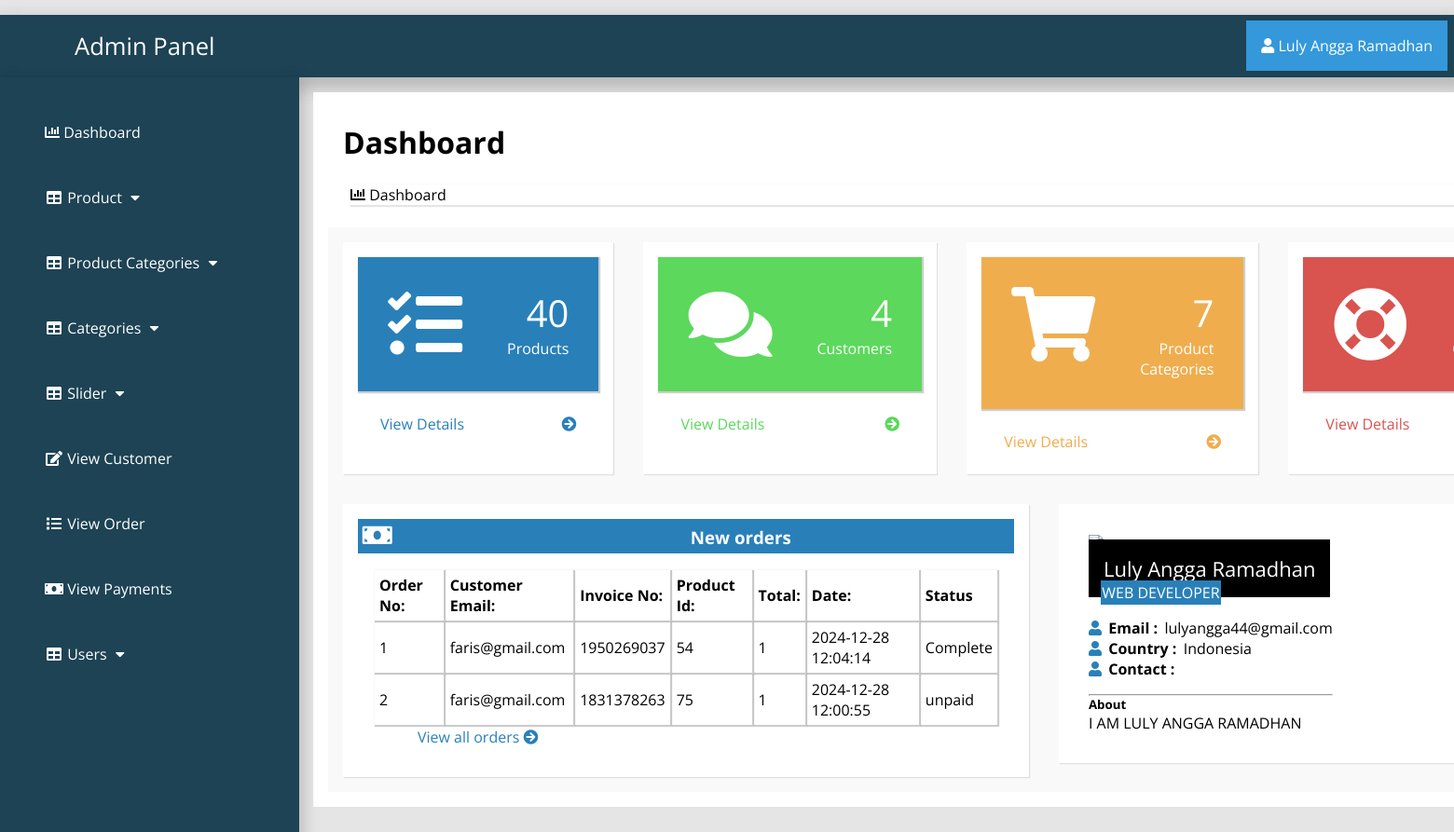
The page /admin_area/index.php?dashboard (signed in) on the database its author committed.
### tables this page shows
CREATE TABLE `customer_order` (
  `order_id` int(10) NOT NULL,
  `customer_id` int(10) NOT NULL,
  `product_id` int(100) NOT NULL,
  `due_amount` int(100) NOT NULL,
  `invoice_no` int(100) NOT NULL,
  `qty` int(10) NOT NULL,
  `size` text NOT NULL,
  `order_date` timestamp NOT NULL DEFAULT current_timestamp() ON UPDATE current_timestamp(),
  `order_status` text NOT NULL
);

CREATE TABLE `customers` (
  `customer_id` int(100) NOT NULL,
  `customer_name` varchar(255) NOT NULL,
  `customer_email` varchar(255) NOT NULL,
  `customer_pass` varchar(255) NOT NULL,
  `customer_country` text NOT NULL,
  `customer_city` text NOT NULL,
  `customer_contact` varchar(255) NOT NULL,
  `customer_address` text NOT NULL,
  `customer_image` text NOT NULL,
  `customer_ip` varchar(255) NOT NULL
);

### admin_area/dashboard.php (the view, shortened to what this page needs)
<?php
if (!isset($_SESSION['admin_email'])){
  echo "<script>window.open('login.php','_self')</script>";
  }else{
?>
<div class="row">
<div class="col-lg-12">
	<h1 class="page-header">Dashboard</h1>
	<ol class="breadcrumb">
		<li class="active"><i class="fa fa-bar-chart"></i> Dashboard </li>
	</ol>
  </div>
 <div class="row1">
 	<div class="col-lg-3 col-md-6">
 		<div class="panel panel-primary">
 			<div class="panel-heading">
 				<div class="row2">
 					<div class="col-xs-3">
 						<i class="fa fa-tasks fa-5x"></i>
 					</div>
 					<div class="col-xs-9 text-right">
 						<div class="huge"> <?php echo $count_pro ?> </div>
 						<div>Products</div>
 					</div>
 				</div>
 			</div>
 			<a href="index.php?view_product">
 				<div class="panel-footer">
 					<span class="pull-left"> View Details </span>
 					<span class="pull-right"> <i class="fa fa-arrow-circle-right"> </i></span>
 				</div>
 			</a>
 		</div>
 	</div>
 	<div class="col-lg-3 col-md-6">
 		<div class="panel panel-green">
 			<div class="panel-heading">
 				<div class="row2">
 					<div class="col-xs-3">
 						<i class="fa fa-comments fa-5x"></i>
 					</div>
 					<div class="col-xs-9 text-right">
 						<div class="huge"> <?php echo $count_cust ?> </div>
 						<div>Customers </div>
 					</div>
 				</div>
 			</div>
 			<a href="index.php?view_customer">
 				<div class="panel-footer">
 					<span class="pull-left"> View Details </span>
 					<span class="pull-right"> <i class="fa fa-arrow-circle-right"></i> </span>
 				</div>
 			</a>
 		</div>
 	</div>
 	<div class="col-lg-3 col-md-6">
 		<div class="panel panel-yellow">
 			<div class="panel-heading">
 				<div class="row2">
 					<div class="col-xs-3"> <i class="fa fa-shopping-cart fa-5x"></i>
 					</div>
 					<div class="col-xs-9 text-right">
 						<div class="huge"> <?php echo $count_p_cat ?> </div>
 						<div>Product Categories</div>
 					</div>
 				</div>
 			</div>
 			<a href="index.php?view_product_cat">
 				<div class="panel-footer">
 					<span class="pull-left"> View Details </span>
 					<span class="pull-right"> <i class="fa fa-arrow-circle-right"></i> </span>
 				</div>
 			</a>
 		</div>
 	</div>
 	<div class="col-lg-3 col-md-6">
 		<div class="panel panel-red">
 			<div class="panel-heading">
 				<div class="row2">
 					<div class="col-xs-3"><i class="fa fa-support fa-5x"></i>
 			</div>
 		</div>
 	</div>
 	<a href="index.php?view_order">
 		<div class="panel-footer">
 					<span class="pull-left"> View Details </span>
 				</div>
 	</a>
 </div>
</div>
</div>
<div class="row1">
	<div class="col-lg-8">
		<div class="panel panel-primary">
			<div class="panel-heading">
				<h3 class="panel-title">
					<i class="fa fa-money fa-fw"></i> New orders
				</h3>
			</div>
			<div class="panel-body">
				<div class="table-responsive">
					<table class="table table-bordered table-hover table-striped">
						<thead>
							<tr>
								<th>Order No:</th>
								<th>Customer Email:</th>
								<th>Invoice No:</th>
								<th>Product Id:</th>
								<th>Total:</th>
								<th>Date:</th>
								<th>Status</th>
							</tr>
						</thead>
						<tbody>
							<?php
                              $i=0;
                              $get_order="select * from customer_order order by 1 DESC LIMIT 0,5";
                              $run_order=mysqli_query($con,$get_order);
                              while ($row_order=mysqli_fetch_array($run_order)) {
                              	  $customer_id=$row_order['customer_id'];
                              	  $product_id=$row_order['product_id'];
                              	  $invoice_no=$row_order['invoice_no'];
                              	  $qty=$row_order['qty'];
                              	  $size=$row_order['order_date'];
                              	  $status=$row_order['order_status'];
                                $i++;
							  ?>
							<tr>
								<td><?php echo $i ?></td>
								<td>
									<?php
								$get_cust="select * from customers where customer_id='$customer_id'";
								$run_cust=mysqli_query($con,$get_cust);
								$row_customer=mysqli_fetch_array($run_cust);
								$customer_email=$row_customer['customer_email'];
								echo $customer_email;
								?>
								</td>
								<td><?php echo $invoice_no; ?></td>
								<td><?php echo $product_id; ?></td>
								<td><?php echo $qty; ?></td>
								<td><?php echo $size; ?></td>
								<td><?php echo $status ?></td>
							</tr>
						     <?php } ?>
						</tbody>
					</table>
				</div>
				<div class="text-right">
					<a href="index.php?view_order"> View all orders
						<i class="fa fa-arrow-circle-right"></i>
						 </a>
				</div>
			</div>
		</div>
	</div>
	<div class="col-md-4">
		<div class="panel">
			<div class="panel-body">
				<div class="thumb-info mb-md">
					<div class="thumb-info-title">
						<span class="thumb-info-inner"><?php echo $admin_name; ?></span><br>
						<span class="thumb-info-type"><?php echo $admin_job ?></span>
					</div>
				</div>
				<div class="mb-md">
					<div class="widget-content-expanded">
						<i class="fa fa-user"></i> <span>Email : </span> <?php echo $admin_email ?> <br>
						<i class="fa fa-user"></i> <span>Country : </span> <?php echo $admin_country ?> <br>
						<i class="fa fa-user"></i> <span>Contact : </span> <?php echo $admin_contact?> <br>
					</div>
				<hr class="dotted short">
				<h5 class="text-muted">About</h5>
				<p><?php echo $admin_about ?></p>
			</div>
		</div>
	</div>
</div>
</div>
</div>
<?php } ?>

### admin_area/includes/sidebar.php (shortened to what this page needs)
<?php
if (!isset($_SESSION['admin_email'])){
  echo "<script>window.open('login.php','_self')</script>";
  }else{
?>
<nav class="navbar navbar-inverse navbar-fixed-top" style="width:1569px" >
	<div class="navbar-header">
		<a href="index.php?dashboard" class="navbar-brand"><span>Admin Panel</span></a>
	</div>
		<div class="dropdown">
		 <button onclick="myFunction()" class="dropbtn"><i class="fa fa-user"></i> <?php echo $admin_name; ?></a></button>
		</div>
	<div class="collapse navbar-collapse navbar-ex1-collapse">
	<ul class="nav navbar-nav side-nav">
  <li>
    <a href="index.php?dashboard"><i class="fa fa-bar-chart"></i> Dashboard</a>
  </li>
  <li class="button-dropdown" id="#products">
    <a href="#" class="dropdown-toggle" data-toggle="collapse" data-target="#products"><i class="fa fa-fw fa-table"></i> Product <i class="fa fa-fw fa-caret-down"></i></a>
  </li>
  <li class="button-dropdown" id="#products_cat">
    <a href="#" class="dropdown-toggle" data-toggle="collapse" data-target="#products_cat"><i class="fa fa-fw fa-table"></i> Product Categories <i class="fa fa-fw fa-caret-down"></i></a>
  </li>
  <li class="button-dropdown" id="#category">
    <a href="#" class="dropdown-toggle" data-toggle="collapse" data-target="#category"><i class="fa fa-fw fa-table"></i> Categories <i class="fa fa-fw fa-caret-down"></i></a>
  </li>
  <li class="button-dropdown">
    <a href="#" class="dropdown-toggle" data-toggle="collapse" data-target="#slider"><i class="fa fa-fw fa-table"></i>  Slider <i class="fa fa-fw fa-caret-down"></i></a>
  </li>
  <li>
  	<a href="index.php?view_customer">
  		<i class="fa fa-fw fa-edit"></i> View Customer
  	</a>
  </li>
  <li>
  	<a href="index.php?view_order">
  		<i class="fa fa-fw fa-list"></i> View Order
  	</a>
  </li>
  <li>
  	<a href="index.php?view_payments">
  		<i class="fa fa-fw fa-money"></i> View Payments
  	</a>
  </li>
  <li class="button-dropdown">
    <a href="#" class="dropdown-toggle" data-toggle="collapse" data-target="#users"><i class="fa fa-fw fa-table"></i>  Users <i class="fa fa-fw fa-caret-down"></i></a>
  </li>
</ul>
</div>
</nav>
<?php } ?>

### admin_area/css/style.css (style rules this page uses)
:root { --blue: #2980b9; }
* { font-family: 'Open Sans', sans-serif; margin: 0; padding: 0; box-sizing: border-box; text-decoration: none; transition: all 0.2s cubic-bezier(0.37, 1.14, 0.26, 1.24); }
html { background-color: rgba(0, 0, 0, 0.1); }
body { margin: 0; padding: 0; }
.navbar-fixed-top { background: #1d4354; padding: 1rem; margin-top: 1rem; box-shadow: 0px 8px 16px 4px rgba(0, 0, 0, 0.2); }
.navbar-fixed-top a span { margin-left: 4rem; }
.navbar-fixed-top .navbar-brand { font-size: 1.6rem; color: #ffffff; }
.dropbtn { background-color: #3498DB; color: white; padding: 16px; font-size: 16px; border: none; cursor: pointer; }
.dropdown { position: relative; display: inline-block; float: right; margin-top: -2.8rem; }
.nav { position: absolute; top: 51px; margin-top: 32px; width: auto; height: 110%; background-color: #1d4354; bottom: 0; overflow: hidden; padding-bottom: 40px; box-shadow: 0px 8px 16px 4px rgba(0, 0, 0, 0.2); margin-left: -1rem; }
.nav > li > a { width: 225px; display: block; color: #ffffff; margin: 3rem; }
.row { width: 81.2%; background-color: #ffffff; margin: auto; margin-left: 21rem; margin-top: 1rem; padding: 1rem; }
.row h1 { margin: 1rem; }
.row ol { list-style-type: none; margin: 1.5rem; box-shadow: 1px 1px 1px 1px rgba(0.1, 0.1, 0.1, 0.1); }
.row1 { display: flex; background-color: #f9f9f9; }
.col-lg-3 { display: inline-flex; }
.panel { text-align: left; box-shadow: 1px 1px 1px 0px rgba(0.1, 0.1, 0.1, 0.1); margin: 1rem; background-color: #ffffff; padding: 1rem; }
.panel-footer { box-shadow: 1px 1px 1px 0px rgba(0.1, 0.1, 0.1, 0.1); font-size: 1rem; margin: 1rem; }
.panel-footer span { margin: 0.5rem; }
.huge { font-size: 2.5rem; }
.row2 { display: flex; padding: 2rem; color: #ffffff; box-shadow: 1px 1px 1px 1px rgba(0.1, 0.1, 0.1, 0.2); }
.text-right { text-align: right; margin-left: 3rem; }
.panel-primary .row2 { background-color: #2980b9; }
.panel-primary a { color: #2980b9; }
.panel-green .row2 { background-color: #5cd85c; }
.panel-green a { color: #5cd85c; }
.panel-yellow .row2 { background-color: #f0ad4e; }
.panel-yellow a { color: #f0ad4e; }
.panel-red .row2 { background-color: #d9534f; }
.panel-red a { color: #d9534f; }
.panel-heading .panel-title { background-color: #2980b9; color: #ffffff; padding: 0.3rem; }
.table-responsive .table-striped th, .table-responsive .table-striped tbody td { padding: 5px; box-shadow: 1px 1px 1px 1px rgba(0.1, 0.1, 0.1, 0.2); }
.thumb-info-title .thumb-info-inner { background: #000; color: #ffffff; padding: 1rem; font-size: 22px; }
.thumb-info-title .thumb-info-type { background: #2980b9; padding: 0.1rem; color: #ffffff; margin-left: 0.8rem; }
.mb-md .widget-content-expanded { margin: 1rem 0; }
.mb-md .widget-content-expanded span { font-weight: bold; margin: 0.2rem; }
.mb-md .widget-content-expanded i { color: #2980b9; }
.row .fa-money { font-size: 1.6rem; width: 50%; text-align: left; }
.panel-body { display: flex; align-items: center; justify-content: left; padding: 1rem; flex-wrap: wrap; }

### rows shown on the page
customer_order: customer.customer_email "faris@gmail.com", invoice_no "1950269037", product "54", qty "1", order_date "2024-12-28 12:04:14", order_status "Complete"
customer_order: customer.customer_email "faris@gmail.com", invoice_no "1831378263", product "75", qty "1", order_date "2024-12-28 12:00:55", order_status "unpaid"

### other values the page prints
$admin_name "Luly Angga Ramadhan"
$count_pro "40"
$count_cust "4"
$count_p_cat "7"
$admin_job "WEB DEVELOPER"
$admin_email "lulyangga44@gmail.com"
$admin_country "Indonesia"
$admin_about "I AM LULY ANGGA RAMADHAN"
